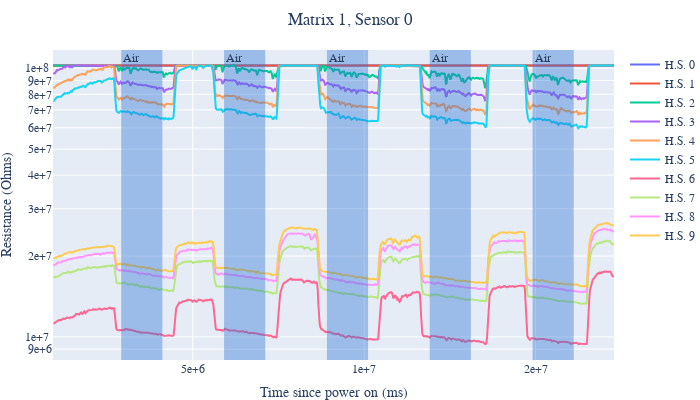

This figure's notebook cell:
### Code cell
plot_data_arr(sensor_data, 1, 0, sensor_labels, skip=50, cut=10)

### Figure 1 — Plotly figure (JSON) as saved in the notebook; plotly's stock layout.template omitted (floating-point values rounded to 4 significant figures; data arrays with more than 128 entries replaced by an {"elided": "..."} marker saying what was removed)
{"data": [{"mode": "lines", "name": "H.S. 0", "showlegend": true, "type": "scatter", "x": {"elided": "892 int values"}, "y": {"elided": "892 float values"}}, {"mode": "lines", "name": "H.S. 1", "showlegend": true, "type": "scatter", "x": {"elided": "892 int values"}, "y": {"elided": "892 float values"}}, {"mode": "lines", "name": "H.S. 2", "showlegend": true, "type": "scatter", "x": {"elided": "892 int values"}, "y": {"elided": "892 float values"}}, {"mode": "lines", "name": "H.S. 3", "showlegend": true, "type": "scatter", "x": {"elided": "891 int values"}, "y": {"elided": "891 float values"}}, {"mode": "lines", "name": "H.S. 4", "showlegend": true, "type": "scatter", "x": {"elided": "891 int values"}, "y": {"elided": "891 float values"}}, {"mode": "lines", "name": "H.S. 5", "showlegend": true, "type": "scatter", "x": {"elided": "891 int values"}, "y": {"elided": "891 float values"}}, {"mode": "lines", "name": "H.S. 6", "showlegend": true, "type": "scatter", "x": {"elided": "891 int values"}, "y": {"elided": "891 float values"}}, {"mode": "lines", "name": "H.S. 7", "showlegend": true, "type": "scatter", "x": {"elided": "891 int values"}, "y": {"elided": "891 float values"}}, {"mode": "lines", "name": "H.S. 8", "showlegend": true, "type": "scatter", "x": {"elided": "891 int values"}, "y": {"elided": "891 float values"}}, {"mode": "lines", "name": "H.S. 9", "showlegend": true, "type": "scatter", "x": {"elided": "891 int values"}, "y": {"elided": "891 float values"}}], "layout": {"annotations": [{"showarrow": false, "text": "Air", "x": 2914212, "xanchor": "left", "xref": "x", "y": 1, "yanchor": "top", "yref": "y domain"}, {"showarrow": false, "text": "Air", "x": 5913610, "xanchor": "left", "xref": "x", "y": 1, "yanchor": "top", "yref": "y domain"}, {"showarrow": false, "text": "Air", "x": 8913546, "xanchor": "left", "xref": "x", "y": 1, "yanchor": "top", "yref": "y domain"}, {"showarrow": false, "text": "Air", "x": 11912852, "xanchor": "left", "xref": "x", "y": 1, "yanchor": "top", "yref": "y domain"}, {"showarrow": false, "text": "Air", "x": 14912864, "xanchor": "left", "xref": "x", "y": 1, "yanchor": "top", "yref": "y domain"}], "font": {"family": "Times New Roman"}, "height": 400, "margin": {"b": 0, "l": 0, "r": 10, "t": 50}, "shapes": [{"fillcolor": "#2c73d2", "line": {"width": 0}, "opacity": 0.4, "type": "rect", "x0": 2914212, "x1": 4114274, "xref": "x", "y0": 0, "y1": 1, "yref": "y domain"}, {"fillcolor": "#2c73d2", "line": {"width": 0}, "opacity": 0.4, "type": "rect", "x0": 5913610, "x1": 7113418, "xref": "x", "y0": 0, "y1": 1, "yref": "y domain"}, {"fillcolor": "#2c73d2", "line": {"width": 0}, "opacity": 0.4, "type": "rect", "x0": 8913546, "x1": 10113441, "xref": "x", "y0": 0, "y1": 1, "yref": "y domain"}, {"fillcolor": "#2c73d2", "line": {"width": 0}, "opacity": 0.4, "type": "rect", "x0": 11912852, "x1": 13112752, "xref": "x", "y0": 0, "y1": 1, "yref": "y domain"}, {"fillcolor": "#2c73d2", "line": {"width": 0}, "opacity": 0.4, "type": "rect", "x0": 14912864, "x1": 16112480, "xref": "x", "y0": 0, "y1": 1, "yref": "y domain"}], "title": {"font": {"family": "Times New Roman"}, "pad": {"b": 0, "l": 0, "r": 0, "t": 0}, "text": "Matrix 1, Sensor 0", "x": 0.5}, "width": 700, "xaxis": {"tickformat": ".0e", "title": {"text": "Time since power on (ms)"}}, "yaxis": {"tickformat": ".0e", "title": {"text": "Resistance (Ohms)"}, "type": "log"}}}
